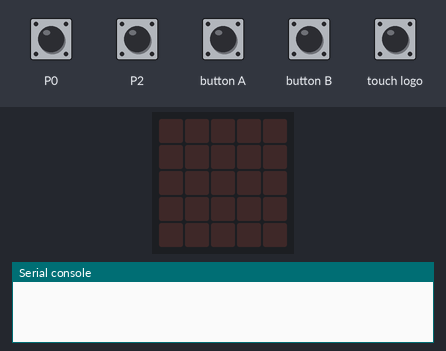
Bench run of a program on a simulated BBC micro:bit (MakeCode). Shown: the board's 5×5 LED display, the last lines printed to the serial console. The inputs (shaded band) are chosen by the test bench. No radio messages arrive unless stated (any console line starting 'radio sent:' is added by the test bench).

Above: at 1.2 s.
1.3 s: touch pin P2 pressed for 0.15 s
At 2.4 s:
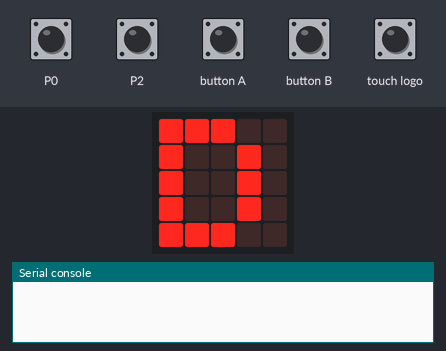
4.4 s: button A pressed for 0.15 s
At 5.8 s:
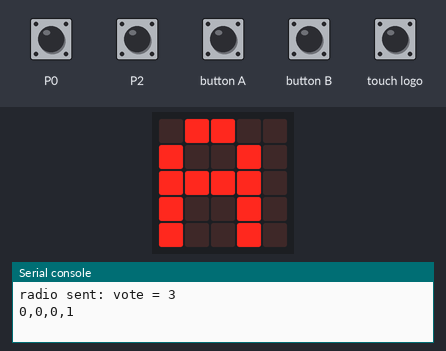
7.5 s: button B pressed for 0.15 s
At 8.3 s:
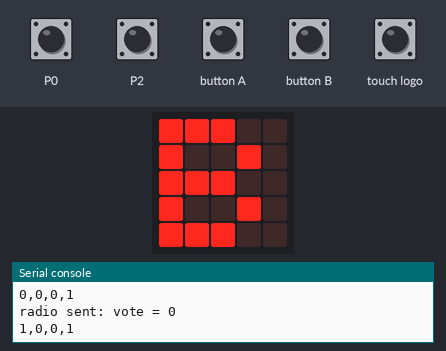
10.6 s: touch logo pressed for 0.15 s
At 11.8 s:
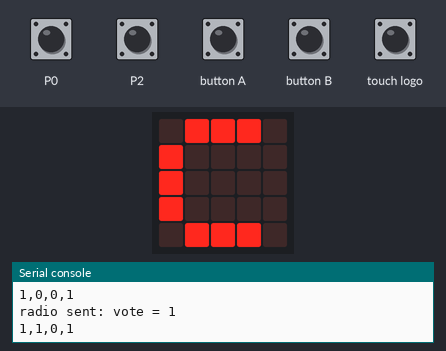
15.3 s: touch pin P2 pressed for 0.15 s
At 16.6 s:
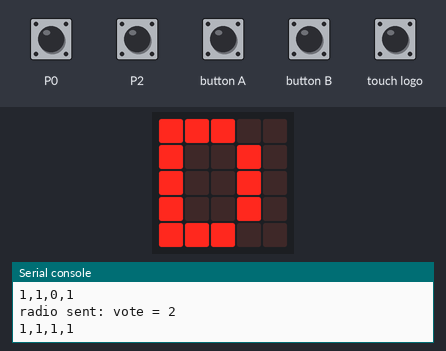
Timing chart, 0 to 18.3 s (numbered marks = the images above; inputs shaded):
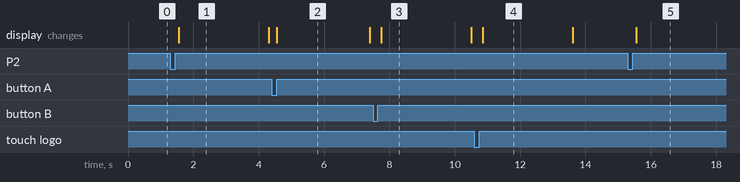

Measured:
- after the input at 1.3 s, the display: changes after 0.25 s (image 1)
- after the input at 4.4 s, the display: changes after 0.15 s (image 2)
- after the input at 7.5 s, the display: changes after 0.25 s (image 3)
- after the input at 10.6 s, the display: changes after 0.25 s (image 4)
- after the input at 15.3 s, the display: changes after 0.25 s (image 5)
- what the display in image 1 shows lasts 2.7 s, from 1.6 s to 4.3 s
- what the display in image 2 shows lasts 2.8 s, from 4.6 s to 7.4 s

The program:

main.ts
```typescript
radio.setGroup(69)
radio.setTransmitPower(7)
radio.setTransmitSerialNumber(true)
let my_serial = control.deviceSerialNumber()
let name = "vote"
name = "send"
let number = 1
let value = 0
let list_of_votes = [0, 0, 0, 0]
let a = 0
let b = 1
let c = 2
let d = 3
let send_message = true
input.onPinPressed(TouchPin.P0, function dissable_client() {
    if (name == "send" && number == 0) {
        radio.sendValue("send", 1)
    } else {
        radio.sendValue("send", 0)
    }

})
input.onButtonPressed(Button.A, function voting() {

    basic.showString("A")
    send_message = false
    basic.pause(100)
    send_message = true
    voted(0)
    basic.pause(500)
    basic.clearScreen()
})
input.onButtonPressed(Button.B, function voting_B() {

    send_message = false
    basic.pause(100)
    send_message = true
    basic.showString("B")
    voted(1)
    basic.pause(500)
    basic.clearScreen()
})
input.onLogoEvent(TouchButtonEvent.Pressed, function voting_C() {

    send_message = false
    basic.pause(100)
    send_message = true
    basic.showString("C")
    voted(2)
    basic.pause(500)
    basic.clearScreen()
})
input.onPinPressed(TouchPin.P2, function voting_D() {

    send_message = false
    basic.pause(100)
    send_message = true
    basic.showString("D")
    voted(3)
    basic.pause(500)
    basic.clearScreen()
})
function voted(data: number) {
    while (send_message == true) {

        basic.pause(1500)
        radio.sendValue("vote", data)
        list_of_votes[data] += 1
        console.log(list_of_votes)
        break
    }
}
```

test.ts
```typescript
// Tady jsou testy. Při použití tohoto balíčku jako rozšíření nebude zkompilováno.
```
